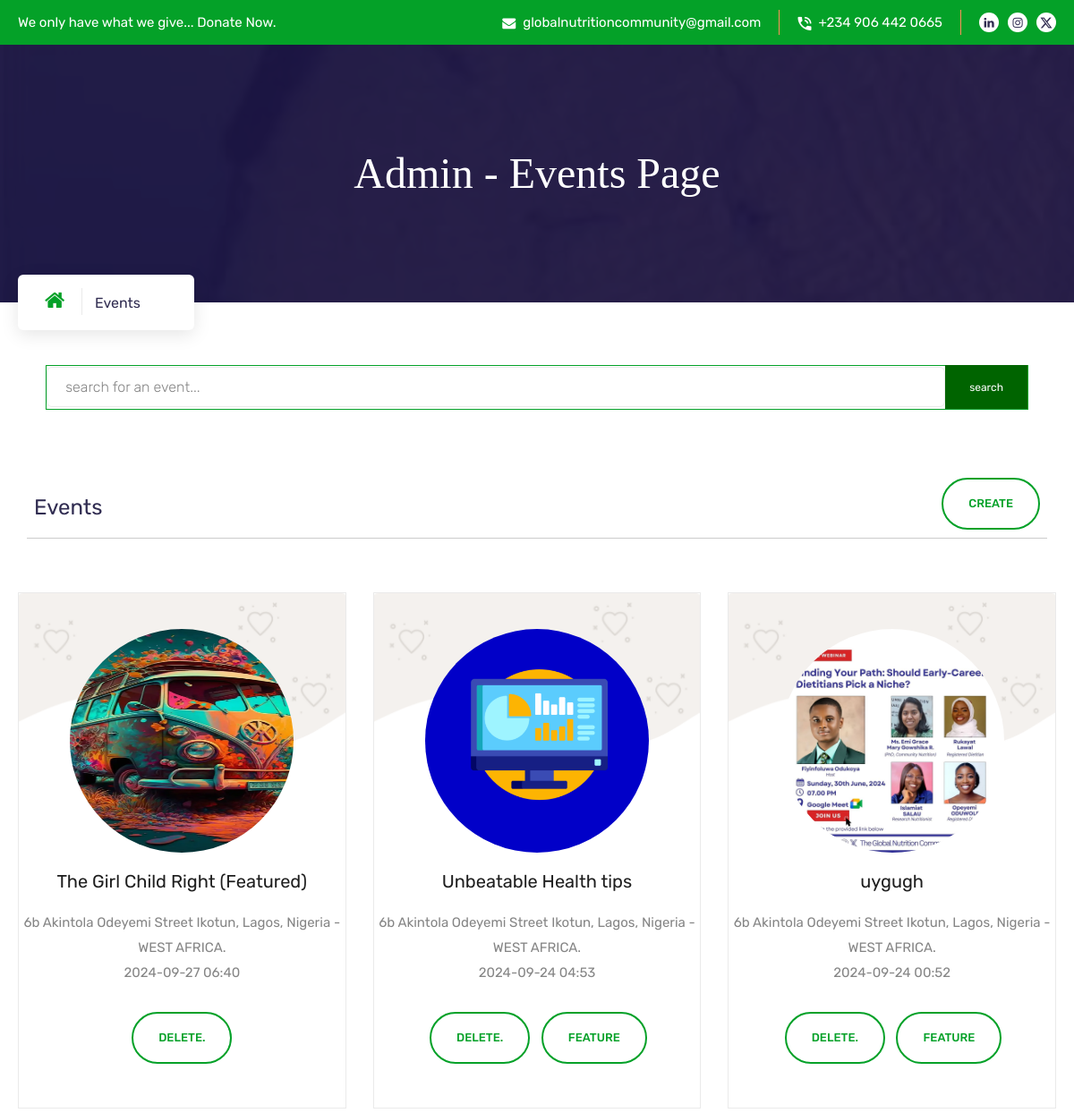
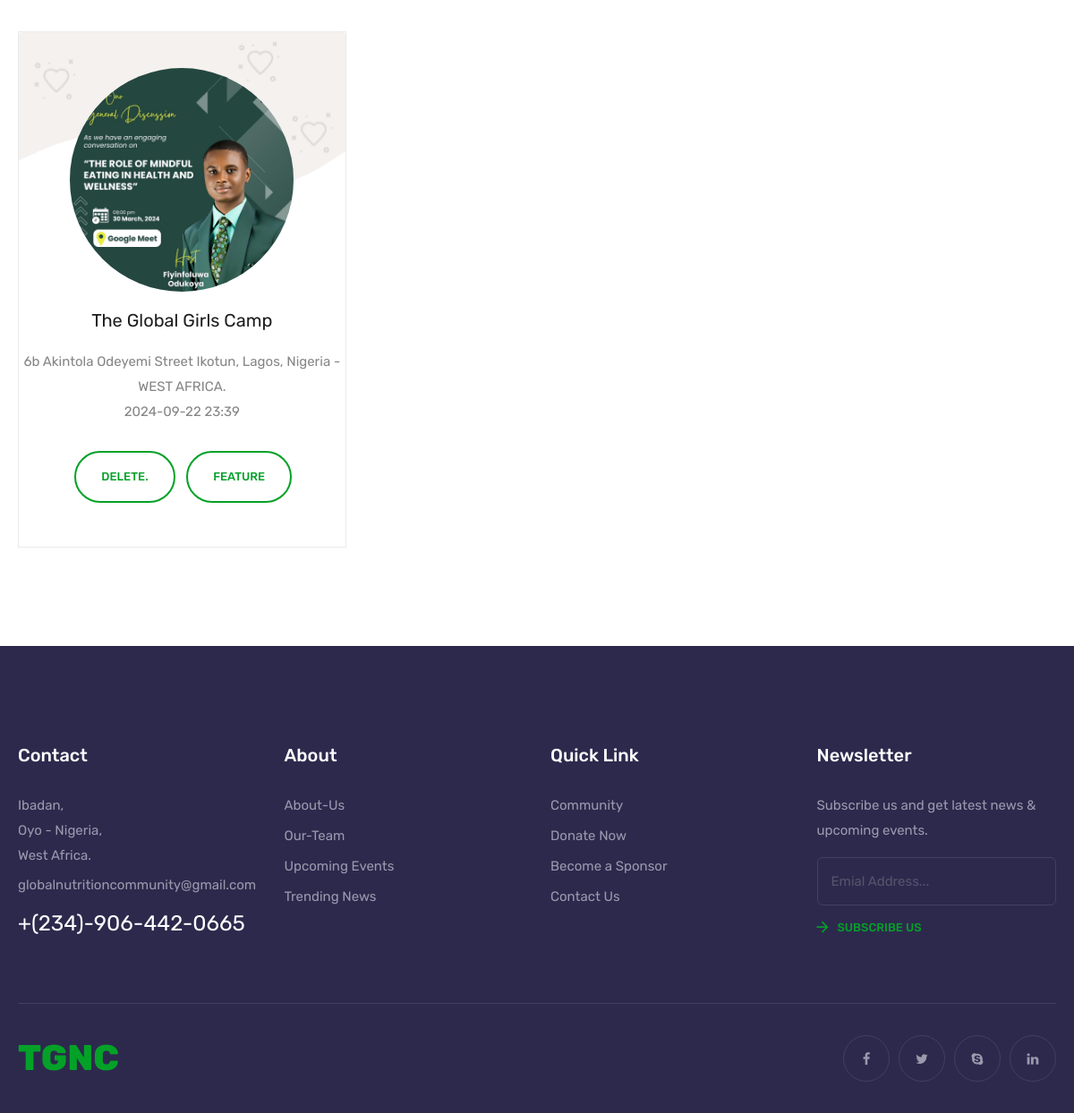
Page /admin_events (signed in) on the committed database (2 pictures, top to bottom).
### miniapp/models.py (models this page shows)
class Event(models.Model):
    name = models.CharField(_('Event Name'), default="", max_length=250)
    description = models.TextField(_('Event Description'), default="",)
    event_link = models.URLField(_("Event Link"),default="")
    location = models.TextField(_("Event Location"), default="")
    donation_goal = models.PositiveIntegerField(_('Donation Goal'), default=1)
    date_new = models.TextField(_('Event Date'), default=0)
    images_count = models.PositiveIntegerField(_("Images Count"), default=0)
    images = models.ManyToManyField("ImageDump", _("Event_Images"), default=1)
    featured = models.CharField(_("Featured Event"), default="null", max_length=300)
    class Meta:
        db_table = 'Events'

### miniapp/views.py (the view, shortened to what this page needs)
# urls.py: path('admin_events', views.admin_events, name='admin_events'),
def admin_events(request):
    if not request.user.is_authenticated:
        return redirect("/")
    if not request.session.get('userId', None):
        auth.logout(request)
        return redirect('/login')
    user_email = request.session.get("userId")
    if CustomUser.objects.get(email=user_email).account_type != "staff":
        return redirect('/events')
    all_events = Event.objects.all()
    parse_list = []
    for event in all_events:
        start = 1
        random_id = ran.randint(start, event.images_count) - 1
        random_image = list(event.images.all())[random_id]
        meta_data = {
            "id": event.id,
            "name": event.name,
            "description": event.description,
            "event_link": event.event_link,
            "location": event.location,
            "donation_goal": event.donation_goal,
            "date": str(event.date_new.split("T")[0] + " " + event.date_new.split("T")[1]),
            "image": random_image.image.url
        }
        parse_list.append(meta_data)
    parse_list = list(reversed(parse_list))
    featured_id = "null"
    if Event.objects.filter(featured="true").exists():
        featured_id = Event.objects.filter(featured="true")[0].id
    return render(request, "admin-event.html", {"events": parse_list, "event_count": len(all_events), "featured_id": featured_id})

### template/admin-event.html (shortened to what this page needs)
{% load static %}
<!DOCTYPE html>
<html lang="en">
<head>
<link href="{% static 'css/bootstrap.css' %}" rel="stylesheet">
<link href="{% static 'css/jquery-ui.css' %}" rel="stylesheet">
<link href="{% static 'css/swiper.min.css' %}" rel="stylesheet">
<link href="{% static 'css/flaticon.css' %}" rel="stylesheet">
<link href="{% static 'css/font-awesome.css' %}" rel="stylesheet">
<link href="{% static 'css/animate.css' %}" rel="stylesheet">
<link href="{% static 'css/custom-animate.css' %}" rel="stylesheet">
<link href="{% static 'css/jquery.fancybox.min.css' %}" rel="stylesheet">
<link href="{% static 'css/owl.css' %}" rel="stylesheet">
<link href="{% static 'css/style.css' %}" rel="stylesheet">
<link href="{% static 'css/responsive.css' %}" rel="stylesheet">
<link rel="stylesheet" href="https://cdn.jsdelivr.net/npm/bootstrap-icons@1.11.3/font/bootstrap-icons.min.css">
</head>
<body>
<div class="page-wrapper">
    <header class="main-header">
        <div class="top-bar theme-bg">
            <div class="auto-container">
                <div class="wrapper-box">
                    <div class="left-content">
                        <div class="text">We only have what we give... <a href="/donate" class="donate-box-btn">Donate Now.</a></div>
                    </div>
                    <div class="right-content">
                        <ul class="contact-info">
                            <li><span class="flaticon-mail"></span><a href="mailto:globalnutritioncommunity@gmail.com">globalnutritioncommunity@gmail.com</a></li>
                            <li><span class="flaticon-phone"></span><a href="tel:+2349064420665">+234 906 442 0665</a></li>
                        </ul>
                        <ul class="social-icon-one">
                            <li><a href="https://www.linkedin.com/company/the-global-nutrition-community/"><span class="fa fa-linkedin"></span></a></li>
                            <li><a href="https://www.instagram.com/s/aGlnaGxpZ2h0OjE3OTM1MzI2Nzc5NzE0MjI3?story_media_id=3318712493667095326_63520600948&igsh=NTc4MTIwNjQ2YQ=="><span class="fa fa-instagram"></span></a></li>
                            <li><a href="https://x.com/T_G_N_C"><span class="bi bi-twitter-x"></span></a></li>
                        </ul>
                    </div>
                </div>
            </div>
        </div>
    </header>
    <section class="page-title" style="background-image:url(static/images/background/bg-12.jpg)">
        <div class="auto-container">
            <div class="content-box">
                <h1>Admin - Events Page</h1>
                <ul class="bread-crumb">
                    <li><a class="home" href="/"><span class="fa fa-home"></span></a></li>
                    <li>Events</li>
                </ul>
            </div>
        </div>
    </section>
    <div style="height: 30px;"></div>
    <div class="tab mt-4">
        <div class="row">
                <div class="col-lg-11 m-auto">
                    <div class="default-form-area wow fadeInUp" data-wow-delay="200ms">
                        <form id="contact-form" name="contact_form" class="contact-form" action="admin_events" method="POST">
                            <div class="row clearfix mb-2 mb-md-3">
                                <div class="col-lg-12 col-md-12 column pt-3" style="">
                                    <div class="form-group">
                                        <span class="chatty">
                                            <input type="text" name="event" placeholder="search for an event...">
                                            <button class="bad-boy-btn" type="submit" data-loading-text="Please wait..."><span>search</span></button>
                                        </span>
                                    </div>
                                </div>
                            </div>
                        </form>
                    </div>
                </div>
            </div>
    </div>
    <div class="d-flex align-items-center" style="border-bottom: 1px solid #ccc; width: 95%; margin: 30px auto 10px;">
        <h4 class="w-50 text-left mx-2">Events</h4>
        <div class="w-50 text-right mx-2">
            <div class="link-btn">
                <a href="/upload_event" class="theme-btn btn-style-one-alpha"><span>Create</span></a>
            </div>
        </div>
        </div>
    <section class="causes-section-four">
        <div class="auto-container">
            <div class="cause-wrapper">
                <div class="row">
                    {% for event in events %}
                    <div class="cause-block-four style-two col-lg-4 col-md-6">
                        <div class="inner-box">
                            <div class="image">
                                <img src="{{ event.image }}" alt="" style="width: 250px; height: 250px;">
                            </div>
                            <div class="lower-content">
                                <div class="wrapper-box">
                                    {% if featured_id != event.id %}
                                    <h4><a href="/single_event/{{event.id}}">{{ event.name }}</a></h4>
                                    {% else %}
                                    <h4><a href="/single_event/{{event.id}}">{{ event.name }} (Featured)</a></h4>
                                    {% endif %}
                                    <div class="text">{{ event.location }}<br>{{ event.date }}</div>
                                    <div class="row d-flex w-60 w-lg-80 m-auto" style="width: 70%;">
                                        {% if featured_id != event.id %}
                                         <div class="link-btn text-center w-50">
                                            <a href="/delete_event/{{ event.id }}" class="theme-btn btn-style-one-alpha"><span>Delete.</span></a>
                                        </div>
                                         <div class="link-btn text-center w-50">
                                            <a href="/featured_event/{{ event.id }}" class="theme-btn btn-style-one-alpha"><span>Feature</span></a>
                                        </div>
                                        {% else %}
                                        <div class="link-btn text-center w-100">
                                            <a href="/delete_event/{{ event.id }}" class="theme-btn btn-style-one-alpha"><span>Delete.</span></a>
                                        </div>
                                        {% endif %}
                                    </div>
                                </div>
                            </div>
                        </div>
                    </div>
                    {% endfor %}
                </div>
            </div>
        </div>
    </section>
    <footer class="main-footer">
        <div class="auto-container">
            <div class="widget-wrapper">
                <div class="row">
                    <div class="col-lg-3 col-md-6 contact-widget footer-widget">
                        <h4 class="widget-title">Contact</h4>
                        <ul>
                            <li>Ibadan, <br> Oyo - Nigeria, <br>West Africa.</li>
                            <li><a href="mailto:globalnutritioncommunity@gmail.com">globalnutritioncommunity@gmail.com</a></li>
                        </ul>
                        <h3><a href="tel:+2349064420665">+(234)-906-442-0665</a></h3>
                    </div>
                    <div class="col-lg-3 col-md-6 about-widget footer-widget">
                        <h4 class="widget-title">About</h4>
                        <ul>
                            <li><a href="/about">About-Us</a></li>
                            <li><a href="/about#team">Our-Team</a></li>
                            <li><a href="/events">Upcoming Events</a></li>
                            <li><a href="/blog">Trending News</a></li>
                        </ul>
                    </div>
                    <div class="col-lg-3 col-md-6 link-widget footer-widget">
                        <h4 class="widget-title">Quick Link</h4>
                        <ul>
                            <li><a href="/community">Community</a></li>
                            <li><a href="/donate">Donate Now</a></li>
                            <li><a href="/sponsor">Become a Sponsor</a></li>
                            <li><a href="/#conact-us-now">Contact Us</a></li>
                        </ul>
                    </div>
                    <div class="col-lg-3 col-md-6 newsletter-widget footer-widget">
                        <h4 class="widget-title">Newsletter</h4>
                        <div class="text">Subscribe us and get latest news & <br>upcoming events.</div>
                        <form action="#">
                            <input type="email" placeholder="Emial Address...">
                            <button class="submin-btn"><span class="flaticon-next"></span>Subscribe Us</button>
                        </form>
                    </div>
                </div>
            </div>
            <div class="footer-bottom">
                <div class="left-content">
                    <h1 style="color: #04a128; font-weight: 800;">TGNC</h1>
                </div>
                <div class="right-content">
                    <ul class="social-icon-three">
                        <li><a href="#"><span class="fa fa-facebook"></span></a></li>
                        <li><a href="#"><span class="fa fa-twitter"></span></a></li>
                        <li><a href="#"><span class="fa fa-skype"></span></a></li>
                        <li><a href="#"><span class="fa fa-linkedin"></span></a></li>
                    </ul>
                </div>
            </div>
        </div>
    </footer>
</div>
</body>
</html>

### static/css/responsive.css (style rules this page uses)
@media only screen and (max-width: 7000px) { .page-wrapper { overflow: hidden; } }

### rows in the picture
Event: name "The Girl Child Right", location "6b Akintola Odeyemi Street Ikotun, Lagos, Nigeria - WEST AFRICA."
Event: name "Unbeatable Health tips", location "6b Akintola Odeyemi Street Ikotun, Lagos, Nigeria - WEST AFRICA."
Event: name "uygugh", location "6b Akintola Odeyemi Street Ikotun, Lagos, Nigeria - WEST AFRICA."
Event: name "The Global Girls Camp", location "6b Akintola Odeyemi Street Ikotun, Lagos, Nigeria - WEST AFRICA."

### other values in the picture
{{ event.date }} "2024-09-27 06:40" "2024-09-24 04:53" "2024-09-24 00:52" "2024-09-22 23:39"
